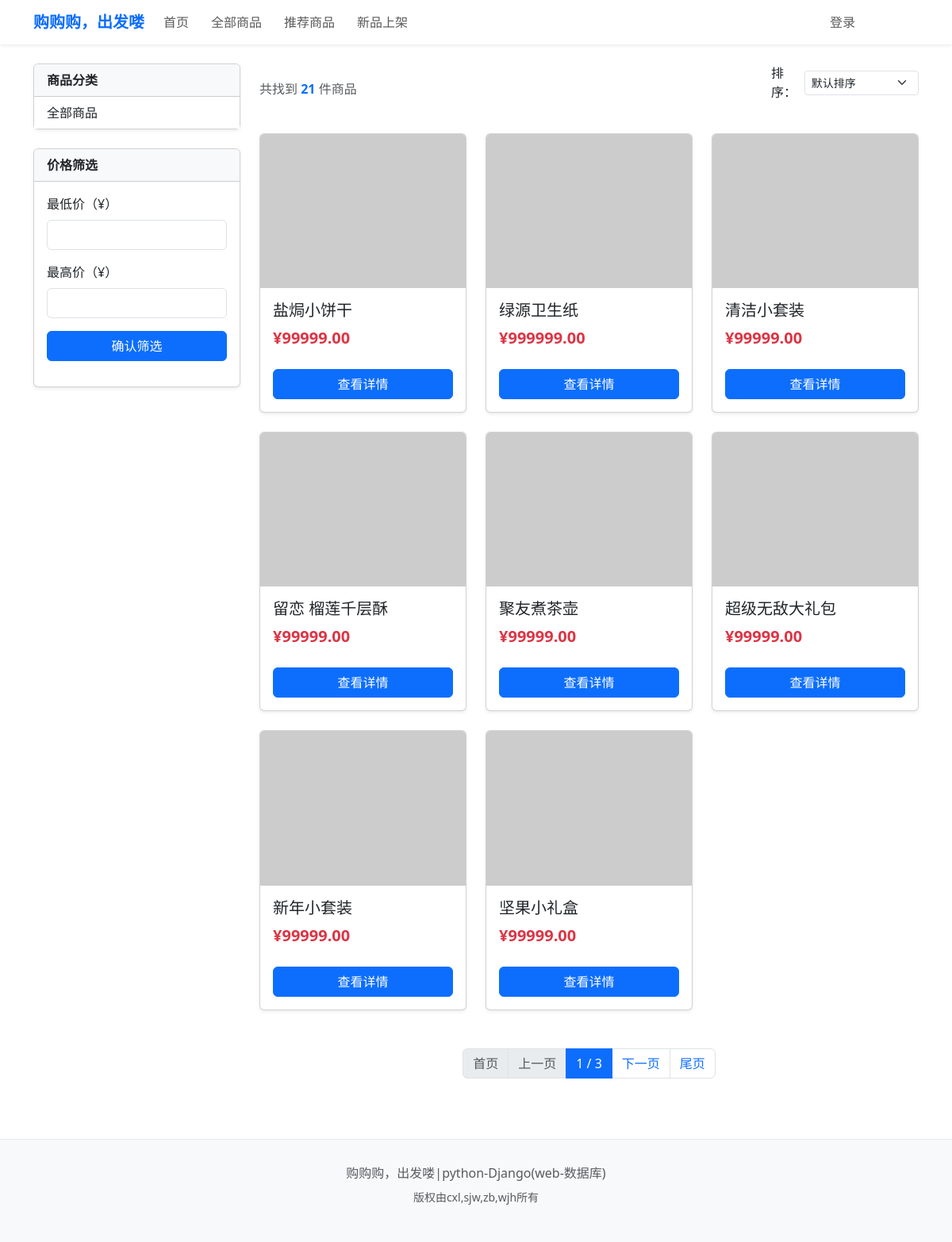
Page /sale/ on the committed database.
### products/models.py (models this page shows, shortened)
class Product(models.Model):
    PRODUCT_STATUS = (
        ('draft', '草稿'),          # 商品已创建但未上架
        ('published', '已上架'),     # 商品已上架可销售
        ('out_of_stock', '缺货'),    # 商品暂时缺货
        ('discontinued', '已下架'),  # 商品已永久下架
    )
    name = models.CharField('商品名称', max_length=200, db_index=True)
    slug = models.SlugField('URL标识', max_length=200, unique=True, blank=True, null=True)
    description = models.TextField('商品描述', blank=True)
    short_description = models.CharField('商品简述', max_length=200, blank=True)
    sku = models.CharField('商品编码', max_length=50, unique=True, db_index=True)
    price = models.DecimalField(
        '商品单价',
        max_digits=10,  # 最大位数（含小数）
        decimal_places=2,  # 小数点后2位
        validators=[MinValueValidator(Decimal('0.01'))]  # 最低价格0.01元
    )
    category = models.ForeignKey(
        Category,
        on_delete=models.SET_NULL,
        null=True,
        blank=True,
        verbose_name='所属分类',
        related_name='products'
    )
    stock = models.PositiveIntegerField('总库存', default=0)
    status = models.CharField('商品状态', max_length=20, choices=PRODUCT_STATUS, default='draft')
    is_featured = models.BooleanField('推荐商品', default=False)
    created_at = models.DateTimeField('创建时间', auto_now_add=True)
    updated_at = models.DateTimeField('更新时间', auto_now=True)
    view_count = models.PositiveIntegerField('浏览量', default=0)
    sales_count = models.PositiveIntegerField('销量', default=0)
    class Meta:
        verbose_name = '商品'
        verbose_name_plural = verbose_name
        ordering = ['-created_at']
        indexes = [
            models.Index(fields=['price', 'status']),
            models.Index(fields=['category', 'status']),
        ]
        db_table = 'products_product'

### products/views.py (the view)
# urls.py: path('sale/', views.SaleProductsView.as_view(), name='sale_products'),
class SaleProductsView(ListView):
    template_name = 'products/sale_products.html'
    context_object_name = 'products'
    paginate_by = 8
    def get_queryset(self):
        queryset = Product.objects.filter(
            status='published',
        ).select_related('category').order_by('-created_at')
        for product in queryset:
            if hasattr(product, 'oldprice') and product.oldprice and product.oldprice > 0:
                product.discount_rate = int((1 - (product.price / product.oldprice)) * 100)
            else:
                product.discount_rate = 0
        return queryset
    def get_context_data(self, **kwargs):
        context = super().get_context_data(**kwargs)
        context['title'] = '特价商品'
        return context

### products/templates/products/product_list.html (shortened to what this page needs)
{% extends 'base.html' %}
{% block content %}
<div class="row">
    <div class="col-md-3">
        <div class="card mb-4 shadow-sm">
            <div class="card-header bg-light fw-bold">商品分类</div>
            <div class="card-body p-0">
                <ul class="list-group list-group-flush">
                    <li class="list-group-item">
                        <a href="{% url 'products:product_list' %}" class="text-decoration-none text-dark">
                            全部商品
                        </a>
                    </li>
                </ul>
            </div>
        </div>
        <div class="card shadow-sm">
            <div class="card-header bg-light fw-bold">价格筛选</div>
            <div class="card-body">
                <form method="get" class="needs-validation" novalidate>
                    <div class="mb-3">
                        <label for="min_price" class="form-label">最低价（¥）</label>
                        <input type="number" class="form-control" id="min_price" name="min_price"
                               value="{{ min_price|default:'' }}" min="0" step="0.01" required>
                    </div>
                    <div class="mb-3">
                        <label for="max_price" class="form-label">最高价（¥）</label>
                        <input type="number" class="form-control" id="max_price" name="max_price"
                               value="{{ max_price|default:'' }}" min="0" step="0.01" required>
                    </div>
                    <button type="submit" class="btn btn-primary w-100">确认筛选</button>
                </form>
            </div>
        </div>
    </div>
    <div class="col-md-9">
        <div class="d-flex justify-content-between align-items-center mb-4">
            <p class="text-muted mb-0">
                共找到 <span class="fw-bold text-primary">{{ page_obj.paginator.count }}</span> 件商品
            </p>
            <form method="get" class="d-flex align-items-center">
                <label for="sort" class="me-2 mb-0">排序：</label>
                <select name="sort" id="sort" class="form-select form-select-sm" onchange="this.form.submit()">
                    <option value="created_at" {% if sort_by == 'created_at' %}selected{% endif %}>默认排序</option>
                </select>
            </form>
        </div>
        <div class="row g-4">
            {% for product in products %}
            <div class="col-md-4 col-sm-6">
                <div class="card h-100 shadow-sm">
                    <div class="ratio ratio-4x3">
                        {% if product.image %}
                            <img src="{{ product.image.url }}" class="card-img-top object-fit-cover"
                                 alt="{{ product.name }}" style="height: 200px; object-fit: cover;">
                        {% else %}
                            <img src="https://via.placeholder.com/400x300?text=暂无图片" class="card-img-top"
                                 alt="暂无商品图片">
                        {% endif %}
                    </div>
                    <div class="card-body">
                        <h5 class="card-title text-truncate">{{ product.name }}</h5>
                        <p class="card-text fw-bold text-danger fs-5">¥{{ product.price }}</p>
                        <a href="{% url 'products:product_detail' product.id %}"
                           class="btn btn-primary w-100 mt-2">查看详情</a>
                    </div>
                </div>
            </div>
            {% endfor %}
        </div>
        {% if page_obj.paginator.num_pages > 1 %}
        <nav class="mt-5">
            <ul class="pagination justify-content-center">
                {% if page_obj.has_previous %}
                <li class="page-item">
                    <a class="page-link" href="?page=1{% for key, value in request.GET.items %}{% if key != 'page' %}&{{ key }}={{ value }}{% endif %}{% endfor %}">
                        首页
                    </a>
                </li>
                <li class="page-item">
                    <a class="page-link" href="?page={{ page_obj.previous_page_number }}{% for key, value in request.GET.items %}{% if key != 'page' %}&{{ key }}={{ value }}{% endif %}{% endfor %}">
                        上一页
                    </a>
                </li>
                {% else %}
                <li class="page-item disabled"><a class="page-link" href="#">首页</a></li>
                <li class="page-item disabled"><a class="page-link" href="#">上一页</a></li>
                {% endif %}
                <li class="page-item active"><a class="page-link" href="#">{{ page_obj.number }} / {{ page_obj.paginator.num_pages }}</a></li>
                {% if page_obj.has_next %}
                <li class="page-item">
                    <a class="page-link" href="?page={{ page_obj.next_page_number }}{% for key, value in request.GET.items %}{% if key != 'page' %}&{{ key }}={{ value }}{% endif %}{% endfor %}">
                        下一页
                    </a>
                </li>
                <li class="page-item">
                    <a class="page-link" href="?page={{ page_obj.paginator.num_pages }}{% for key, value in request.GET.items %}{% if key != 'page' %}&{{ key }}={{ value }}{% endif %}{% endfor %}">
                        尾页
                    </a>
                </li>
                {% else %}
                <li class="page-item disabled"><a class="page-link" href="#">下一页</a></li>
                <li class="page-item disabled"><a class="page-link" href="#">尾页</a></li>
                {% endif %}
            </ul>
        </nav>
        {% endif %}
    </div>
</div>
{% endblock %}

### rows in the picture
Product: name "盐焗小饼干", price "99999.00"
Product: name "绿源卫生纸", price "999999.00"
Product: name "清洁小套装", price "99999.00"
Product: name "留恋 榴莲千层酥", price "99999.00"
Product: name "聚友煮茶壶", price "99999.00"
Product: name "超级无敌大礼包", price "99999.00"
Product: name "新年小套装", price "99999.00"
Product: name "坚果小礼盒", price "99999.00"

### other values in the picture
{{ page_obj.paginator.count }} "21"
{{ page_obj.number }} "1"
{{ page_obj.paginator.num_pages }} "3"
